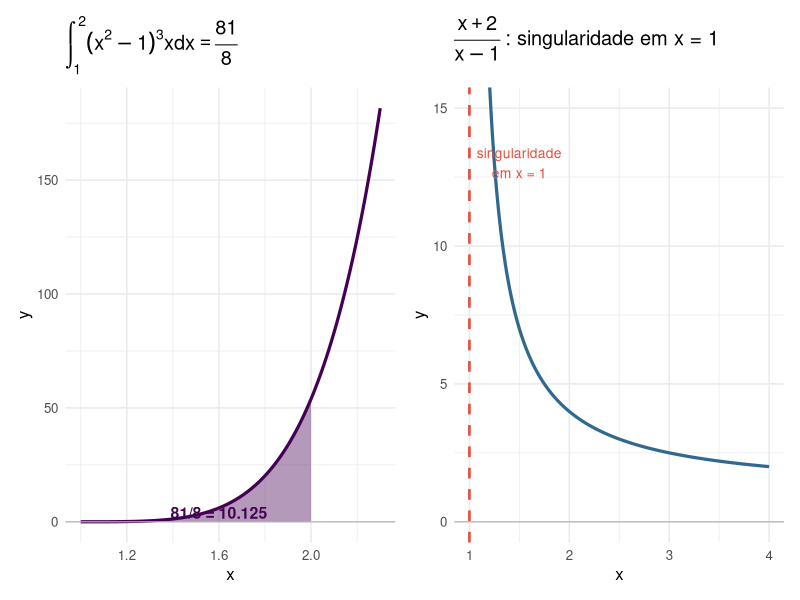

The R source for this figure:
## ---- chunk 1
#| label: fig-mon5-exercicios
#| fig-cap: "Exercício 3a: área sob $(x^2-1)^3 x$ em $[1,2]$ (esquerda). Exercício 3b: o integrando $(x+2)/(x-1)$ possui singularidade vertical em $x=1$ — a integral diverge (direita)."
#| fig-align: center
#| fig-width: 10
#| fig-height: 4

library(ggplot2)
library(patchwork)

base_t <- theme_minimal(base_size = 12)

# Exercício 3a
x3a <- seq(1, 2.3, length.out = 300)
xf3a <- seq(1, 2, length.out = 200)
df3a  <- data.frame(x = x3a,  y = (x3a^2-1)^3 * x3a)
dff3a <- data.frame(x = xf3a, y = (xf3a^2-1)^3 * xf3a)

p1 <- ggplot() +
  geom_area(data = dff3a, aes(x, y), fill = "#440154", alpha = 0.4) +
  geom_line(data = df3a,  aes(x, y), color = "#440154", linewidth = 1.1) +
  geom_hline(yintercept = 0, color = "gray70", linewidth = 0.4) +
  annotate("text", x = 1.6, y = 4, label = "81/8 = 10.125", size = 4,
           color = "#440154", fontface = "bold") +
  labs(title = expression(integral((x^2-1)^3*x*dx, 1, 2) == frac(81,8)),
       x = "x", y = "y") + base_t

# Exercício 3b — mostra a singularidade
x3b_r <- seq(1.01, 4, length.out = 300)
df3b  <- data.frame(x = x3b_r, y = (x3b_r+2)/(x3b_r-1))

p2 <- ggplot(df3b, aes(x, y)) +
  geom_line(color = "#31688e", linewidth = 1.1) +
  geom_vline(xintercept = 1, linetype = "dashed", color = "#e74c3c", linewidth = 0.9) +
  geom_hline(yintercept = 0, color = "gray70", linewidth = 0.4) +
  coord_cartesian(ylim = c(0, 15)) +
  annotate("text", x = 1.5, y = 13, label = "singularidade\nem x = 1", size = 3.5,
           color = "#e74c3c") +
  labs(title = expression(frac(x+2, x-1) ~ ": singularidade em x = 1"),
       x = "x", y = "y") + base_t

p1 + p2
